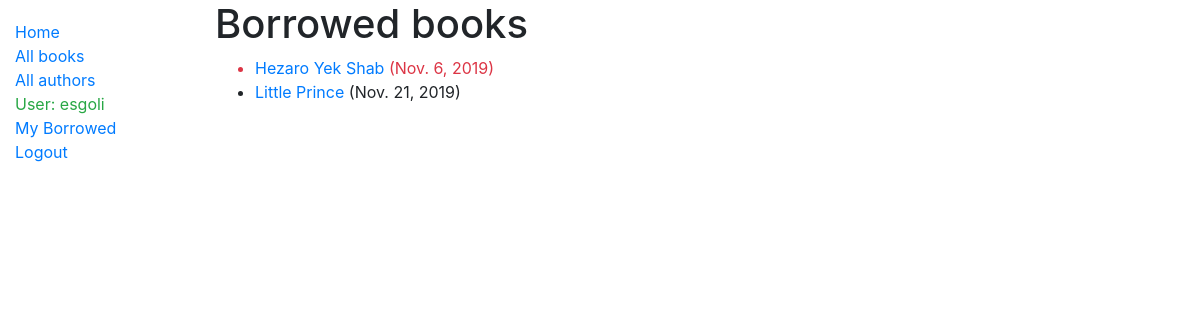
Screenshot of /catalog/mybooks/ (signed in) with the database file from the repository.
### catalog/models.py (models this page shows, shortened)
class BookInstance(models.Model):
    id = models.UUIDField(primary_key=True, default=uuid.uuid4, help_text='Unique ID for this particular book across whole library')
    book = models.ForeignKey('Book', on_delete=models.SET_NULL, null=True)
    imprint = models.CharField(max_length=200)
    due_back = models.DateField(null=True, blank=True)
    borrower = models.ForeignKey(User, on_delete=models.SET_NULL, null=True, blank=True)
    LOAN_STATUS = (
        ('m', 'Maintenance'),
        ('o', 'On loan'),
        ('a', 'Available'),
        ('r', 'Reserved'),
    )
    status = models.CharField(
        max_length=1,
        choices=LOAN_STATUS,
        blank=True,
        default='m',
        help_text='Book availability',
    )
    @property
    def is_overdue(self):
        if self.due_back and date.today() > self.due_back:
            return True
        return False
    class Meta:
        permissions = (
            ('can_mark_returned', 'set book as returned'),
        )
        ordering = ['due_back']

class Book(models.Model):
    title = models.CharField(max_length=200)
    author = models.ForeignKey('Author', on_delete=models.SET_NULL, null=True)
    summary = models.TextField(max_length=1000, help_text='Enter a brief description of the book')
    isbn = models.CharField('ISBN', max_length=13,
                            help_text='13 Character <a href="https://www.isbn-international.org/content/what-isbn">ISBN number</a>')
    genre = models.ManyToManyField(Genre, help_text='Select a genre for this book')

### catalog/views.py (the view)
# urls.py: path('mybooks/', views.LoanedBooksByUserListView.as_view(), name='my-borrowed'),
class LoanedBooksByUserListView(LoginRequiredMixin, generic.ListView):
    model = BookInstance
    template_name = 'bookinstance_list_borrowed_user.html'
    paginate_by = 10
    def get_queryset(self):
        return BookInstance.objects.filter(borrower=self.request.user).filter(status__exact='o').order_by('due_back')

### catalog/templates/bookinstance_list_borrowed_user.html
{% extends 'base_generic.html' %}
{% block content %}
<h1>Borrowed books</h1>
    {% if bookinstance_list %}
    <ul>
        {% for bookinst in bookinstance_list %}
            <li class="{% if bookinst.is_overdue %} text-danger {% endif %}">
                <a href="{% url 'book-detail' bookinst.book.pk %}"> {{ bookinst.book.title }} </a> ({{ bookinst.due_back }})
            </li>
        {% endfor %}
    </ul>
    {% else %}
    <p>There are no books borrowed</p>
    {% endif %}
{% endblock %}

### catalog/templates/base_generic.html (shortened to what this page needs)
<!DOCTYPE html>
<html lang="en">
<head>
  <link rel="stylesheet" href="https://stackpath.bootstrapcdn.com/bootstrap/4.1.3/css/bootstrap.min.css">
  {% load static %}
  <link rel="stylesheet" href="{% static 'css/styles.css' %}">
</head>
<body>
  <div class="container-fluid">
    <div class="row">
      <div class="col-sm-2">
      {% block sidebar %}
        <ul class="sidebar-nav">
          <li><a href="{% url 'index' %}">Home</a></li>
          <li><a href="{% url 'books' %}">All books</a></li>
          <li><a href="">All authors</a></li>
          {% if user.is_authenticated %}
              <li class="text-success">User: {{ user.get_username }}</li>
              <li><a href="{% url 'my-borrowed' %}">My Borrowed</a></li>
              <li><a href="{% url 'logout' %}?next={{ request.path }}">Logout</a></li>
          {% else %}
              <li><a href="{% url 'login' %}?next={{ request.path }}">Login</a></li>
          {% endif %}
        </ul>
     {% endblock %}
     </div>
      <div class="col-sm-10 ">{% block content %}{% endblock %}</div>
    </div>
  </div>
</body>
</html>

### catalog/static/css/styles.css (style rules this page uses)
.sidebar-nav { margin-top: 20px; padding: 0; list-style: none; }

### rows the page displays
BookInstance: book "Hezaro Yek Shab", due_back "Nov. 6, 2019"
BookInstance: book "Little Prince", due_back "Nov. 21, 2019"

### other values shown
{{ user.get_username }} "esgoli"
